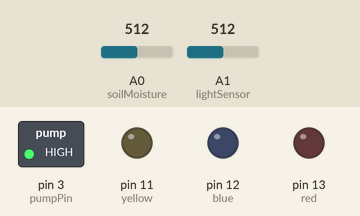
Simulated run of this sketch. Board: Arduino Uno, built with avr-gcc and run on an emulated ATmega328P. Shown: switched loads named in the sketch (green lamp = pin HIGH), output pins drawn as LEDs (lit = HIGH). Inputs (shaded band) come from the test bench; at power-on: A0 (soilMoisture) = 512, A1 (lightSensor) = 512. Pins used as bus, display or sensor lines are not drawn; what the sketch prints to the serial monitor is not drawn.

Above: at 1.2 s.
1.3 s: A0 (soilMoisture) set to 592
2.8 s: A0 (soilMoisture) set to 617
At 4.6 s:
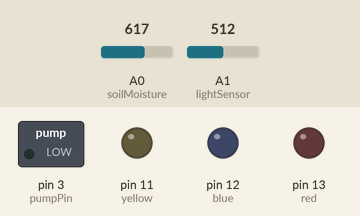
5.4 s: A0 (soilMoisture) set to 590
At 6.9 s:
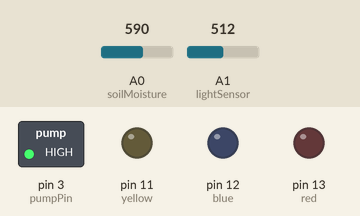
8.1 s: A0 (soilMoisture) set to 610
At 10.5 s:
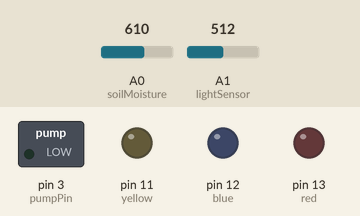
Timing chart, 0 to 11.7 s (numbered marks = the images above; inputs shaded):
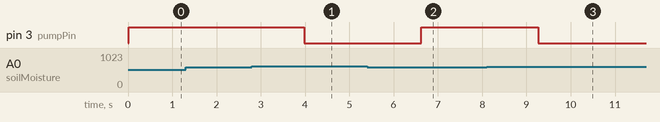

Measured:
- the behaviour switches between 599 and 600 on A0 (soilMoisture) (found by bisection; images 0 and 1)
- after the input at 1.3 s, every drawn part: stays the same
- after the input at 2.8 s, pin 3 (pumpPin): HIGH → LOW after 1.2 s
- after the input at 5.4 s, pin 3 (pumpPin): LOW → HIGH after 1.2 s
- after the input at 8.1 s, pin 3 (pumpPin): HIGH → LOW after 1.2 s

The sketch:

TestCode.ino
```cpp
const int soilMoisture = A0;
int soilPower = 5;
const int lightSensor = A1;
const int yellow = 11;
const int blue = 12;
const int red = 13;
int sensorValue = 0;
int pumpPin = 3;

void setup() {

  Serial.begin(9600);
  pinMode(yellow,OUTPUT);
  pinMode(blue,OUTPUT);
  pinMode(red,OUTPUT);
  pinMode(soilPower, OUTPUT);
  pinMode(pumpPin, OUTPUT);
}

void loop() {
  Serial.print("Light Sensor:  ");
  Serial.print(analogRead(lightSensor));
  Serial.print("   Soil Moisture:   ");
  sensorValue = readSoil();
  runMotor();
  Serial.print(sensorValue);
  Serial.println();
  delay(300);
}

int readSoil(){
  digitalWrite(soilPower, HIGH);
  delay(10);
  int val = analogRead(soilMoisture);
  digitalWrite(soilPower, LOW);
  return val;
}

int runMotor(){
   if (readSoil() < 600){
    //Serial.print("");
      digitalWrite(pumpPin, HIGH);
      delay(1000);
//      digitalWrite(pumpPin, LOW);
    }
   else{
    digitalWrite(pumpPin, LOW);
    delay(1000);
    }
}
```
